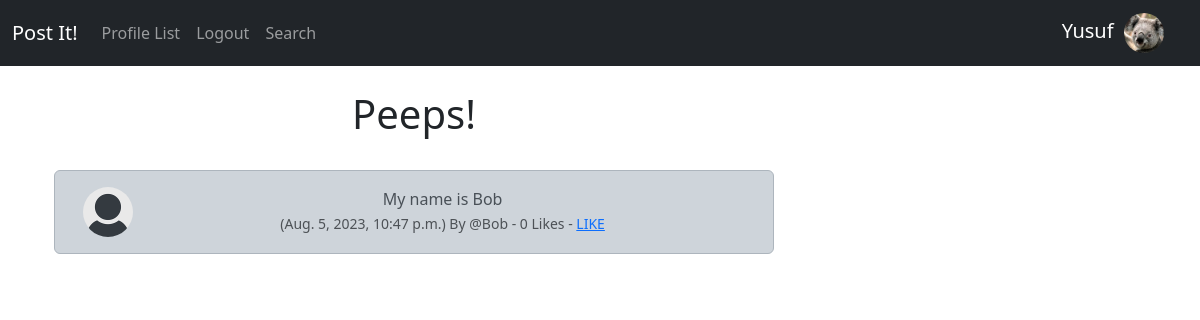
Screenshot of /peep_show/2 (signed in) with the database file from the repository.
### postIt/models.py (models this page shows, shortened)
class Profile(models.Model):
    user = models.OneToOneField(User, on_delete=models.CASCADE)
    follows = models.ManyToManyField("self",
      related_name="followed_by", symmetrical=False,blank=True)
    date_modified = models.DateTimeField(User, auto_now= True)
    profile_image = models.ImageField(null=True, blank=True, upload_to='images/')

class Peep(models.Model):
    user = models.ForeignKey(
        User, related_name="peeps",
        on_delete=models.DO_NOTHING
    )
    body = models.CharField(max_length=200)
    created_at = models.DateTimeField(auto_now_add=True)
    likes = models.ManyToManyField(User, related_name="peep_like", blank=True)
    def number_of_likes(self):
        return self.likes.count()

### postIt/views.py (the view)
# urls.py: path('peep_show/<int:pk>', views.peep_show, name='peep_show'),
def peep_show(request,pk):
    peep = get_object_or_404(Peep, id=pk)
    if peep:
        return render(request, "show_peep.html", {'peep':peep})
    else:
        messages.success(request, ("That Post does not exist..."))
        return redirect('home')

### postIt/templates/show_peep.html (shortened to what this page needs)
{% extends 'base.html' %}
{% load static %}
{% block content%}
    <div class="container text-center">
      <div class="row">
        <div class="col-8">
    <h1>Peeps!</h1>
<br/>
        <div class="alert alert-dark" role="alert">
          <div class="container">
            <div class="row">
              <div class="col-1">
                {% if peep.user.profile.profile_image %}
                  <img src="{{ peep.user.profile.profile_image.url }}" width=50 height=50 class="rounded-circle" alt="{{ profile.user.username }}">
                  {% else %}
                  <img src="{% static 'images/default_profile_pic.png' %}" width=50 height=50 class="rounded-circle" alt="{{ profile.user.username }}">
                  {% endif %}
              </div>
              <div class="col-11">
                {{ peep.body }}<br/>
                <small class="text-muted">
                  ({{ peep.created_at}}) By
                  @{{ peep.user.username }}
                  - {{peep.number_of_likes}} Likes -
                  {% if user in peep.likes.all %}
                    <a href="{% url 'peep_like' peep.id %}">UNLIKE</a>
                  {% else %}
                    <a href="{% url 'peep_like' peep.id %}">LIKE</a>
                  {% endif %}
                </small>
              </div><br/><br/>
                </div>
              </div>
            </div>
</div>
    <div class="col-4">
                    <br/><br/><br/>
    </div>
{% endblock %}

### postIt/templates/navbar.html (shortened to what this page needs)
{% load static %}
<nav class="navbar navbar-expand-lg navbar-dark bg-dark">
  <div class="container-fluid">
    <a class="navbar-brand" href="{% url 'home' %}">Post It!</a>
    <div class="collapse navbar-collapse" id="navbarSupportedContent">
      <ul class="navbar-nav me-auto mb-2 mb-lg-0">
        <li class="nav-item">
          <a class="nav-link"
          href="{% url 'profile_list' %}">Profile List</a>
        </li>
        {% if user.is_authenticated %}
        <li class="nav-item">
          <a class="nav-link"
          href="{% url 'logout' %}">Logout</a>
        </li>
        {% endif %}
        <li class="nav-item">
          <a class="nav-link"
          href="{% url 'search' %}">Search</a>
        </li>
      </ul>
      {% if user.is_authenticated %}
        <ul class="navbar-nav ml-auto">
          <li class="nav-link navbar-brand">
            {{user.first_name}}&nbsp;
              <a href="{% url 'profile' request.user.id %}">
                {% if user.profile.profile_image %}
                <img src="{{ user.profile.profile_image.url }}" class="rounded-circle" width="40" height="40">
                {% else %}
                <img src="{% static 'images/default_profile_pic.png' %}" width="40" height="40" class="img-fluid rounded-circle" alt="Profile Image">
                {% endif %}
              </a>
          </li>
        </ul>
      {% endif %}
    </div>
  </div>
</nav>

### rows the page displays
Peep: body "My name is Bob", created_at "Aug. 5, 2023, 10:47 p.m.", user.username "Bob", number_of_likes "0"

### other values shown
{{ user.first_name }} "Yusuf"
